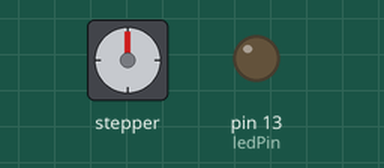
Simulated run of this sketch. Board: Arduino Uno, built with avr-gcc and run on an emulated ATmega328P. Shown: stepper motor, output pins drawn as LEDs (lit = HIGH). Wiring (inferred from the names in the program): stepper motor driver (200 steps per turn assumed): step pin 3; direction pin 2; enable pin 4. Pins used as bus, display or sensor lines are not drawn.

Above: at 1.8 s.
At 4.1 s:
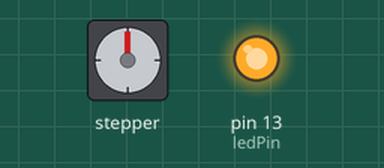
Timing chart, 0 to 7.1 s (numbered marks = the images above):
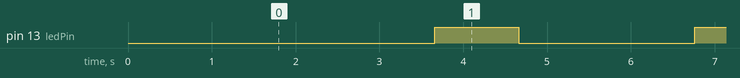

Measured:
- by itself, pin 13 (ledPin): alternates HIGH for 1.0 s and LOW for 2.1 s, 4 changes in all, then stays LOW

The sketch:

CodigoControlLinealMPP.ino
```cpp
const int dirPin = 2;
const int stepPin = 3;
const int enablePin = 4;
const int ledPin = 13;

const int stepsPerRevolution = 200;
const int stepsPerCm = stepsPerRevolution / 10;

void moveMotor(int direction, int steps) {
  digitalWrite(dirPin, direction);

  for (int i = 0; i < steps; i++) {
    digitalWrite(stepPin, HIGH);
    delayMicroseconds(500);
    digitalWrite(stepPin, LOW);
    delayMicroseconds(500);
  }
}

void setup() {
  pinMode(dirPin, OUTPUT);
  pinMode(stepPin, OUTPUT);
  pinMode(enablePin, OUTPUT);
  pinMode(ledPin, OUTPUT);
  digitalWrite(enablePin, HIGH);
}

void loop() {

  int steps = 3 * stepsPerCm;
  for (int i = 0; i < steps; i++) {
    moveMotor(HIGH, 1);
    delay(10);
  }
  delay(3000);

  digitalWrite(ledPin, HIGH);
  delay(1000);
  digitalWrite(ledPin, LOW);

  steps = 5 * stepsPerCm;
  for (int i = 0; i < steps; i++) {
    moveMotor(HIGH, 1);
    delay(10);
  }
  delay(1000);

  digitalWrite(ledPin, HIGH);
  delay(1000);
  digitalWrite(ledPin, LOW);

  int accelSteps = stepsPerCm;
  int moveSteps = 8 * stepsPerCm;
  int decelSteps = stepsPerCm;

  for (int i = 0; i < accelSteps; i++) {
    moveMotor(LOW, 1);
    delay(10);
  }

  for (int i = 0; i < moveSteps; i++) {
    moveMotor(LOW, 1);
    delay(1000);
  }

  for (int i = 0; i < decelSteps; i++) {
    moveMotor(LOW, 1);
    delay(10);
  }

  delay(2000);

  digitalWrite(ledPin, HIGH);
  delay(1000);
  digitalWrite(ledPin, LOW);
}
```
